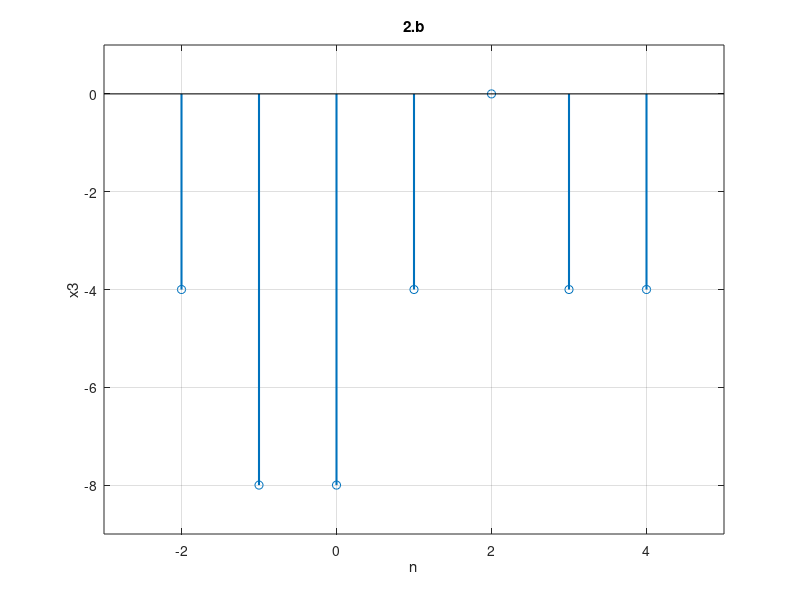

The MATLAB script that drew this image:
n=[-2 -1 0 1 2 3 4]
x3=[-4 -8 -8 -4 0 -4 -4]
stem(n,x3,'linewidth',1.5)
xlabel('n')
ylabel('x3')
title('2.b')
axis([-3 5 -9 1]);
grid;